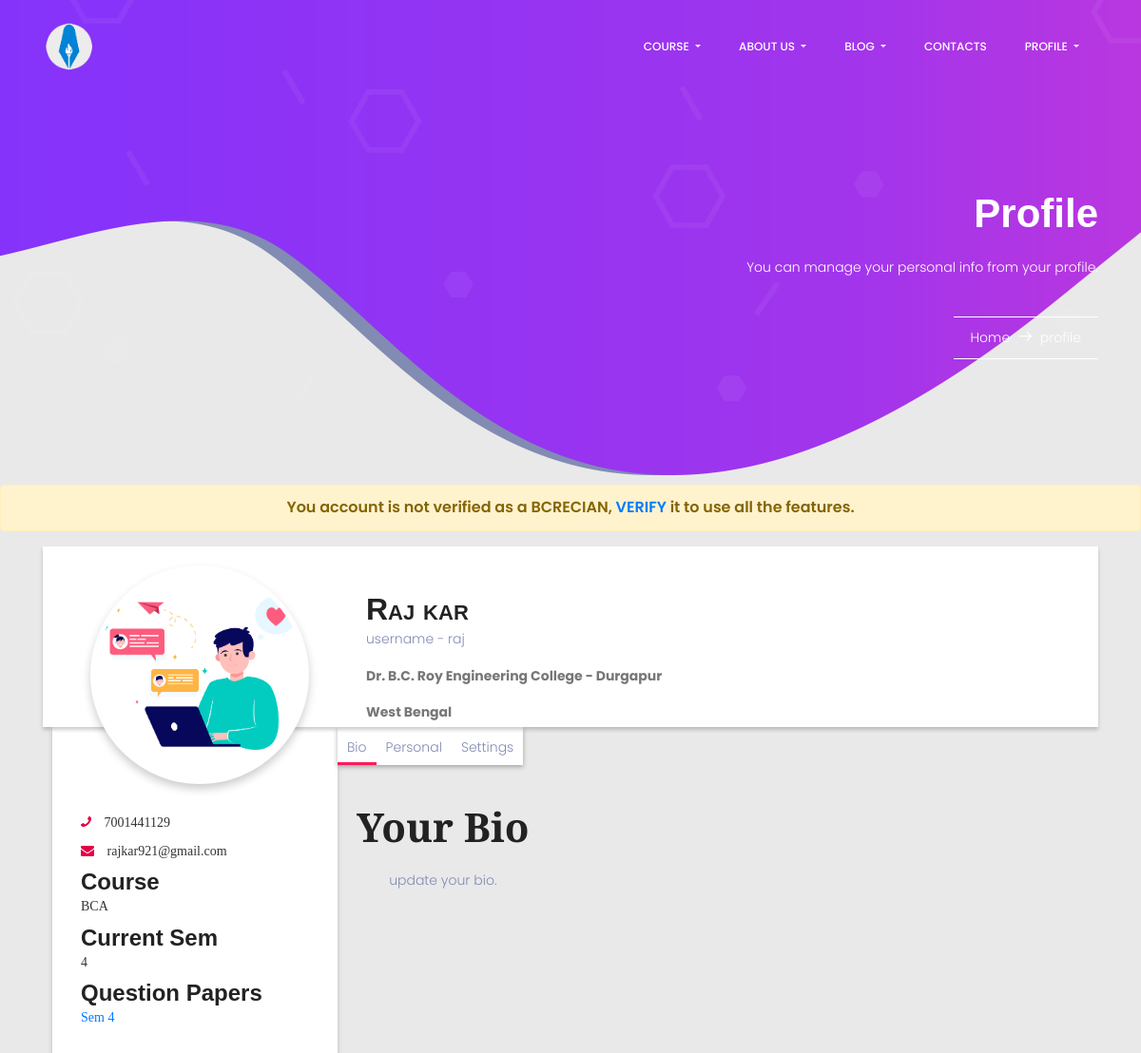
Page /profile/ (signed in, upper part) on the earlier database version.
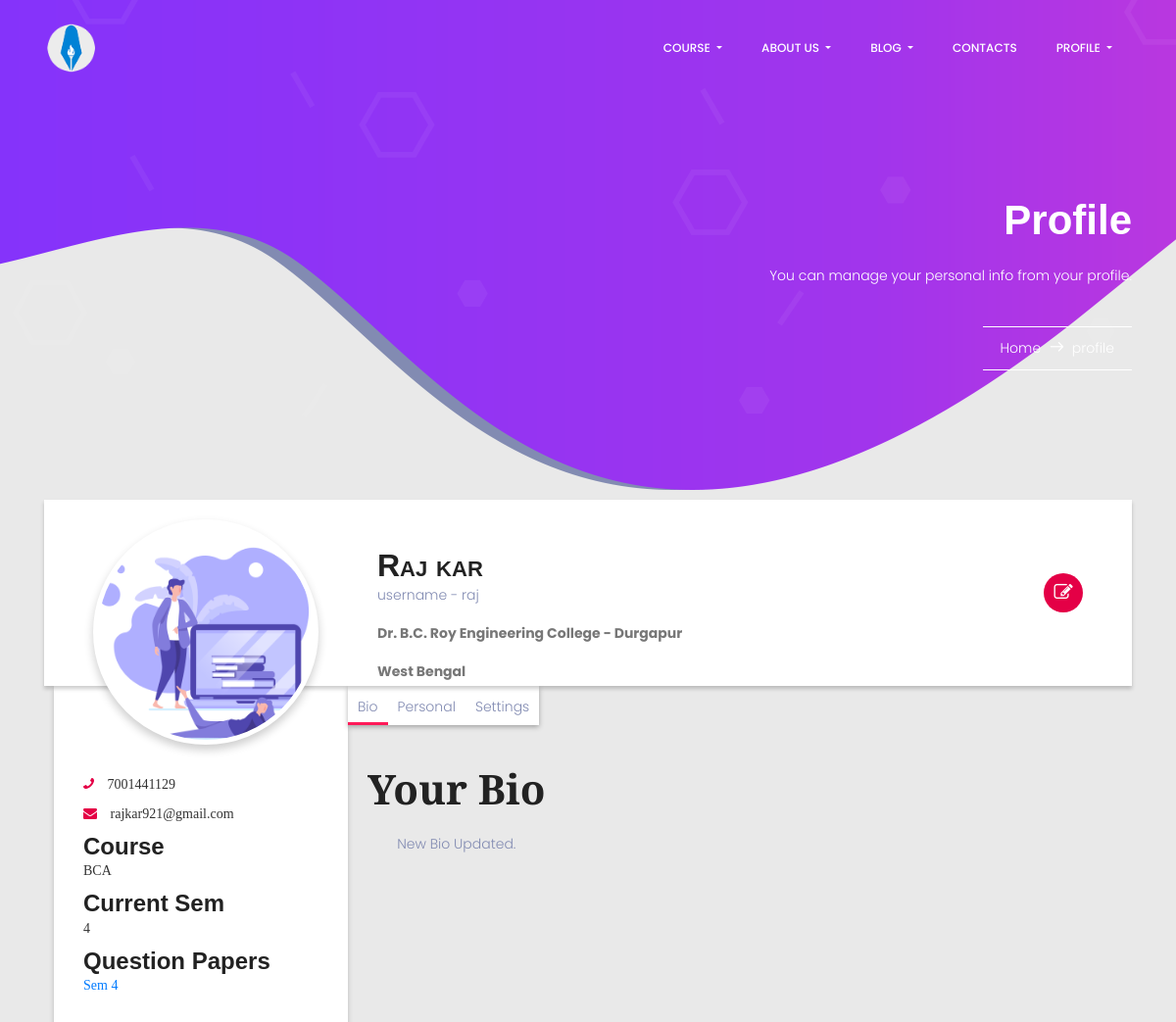
Same page on the later database version.
### home/models.py (models this page shows, shortened)
class UserProfileInfo(models.Model):
    user = models.OneToOneField(User, on_delete=models.CASCADE)
    is_verify = models.BooleanField(default=False)
    is_bcrecian = models.BooleanField(default=False)
    autogen_otp = models.IntegerField()
    name = models.CharField(max_length=20, blank=True)
    phone_number = models.CharField(
        max_length=20, default="")
    college_name = models.CharField(
        max_length=200, default="Dr. B.C. Roy Engineering College - Durgapur")
    state = models.CharField(max_length=50, default="West Bengal")
    profile_pic = models.ImageField(upload_to='profile_pics', blank=True)
    course = models.CharField(
        max_length=10, choices=Course_CHOICES, default='BCA')
    Semester = models.IntegerField(choices=Sem_CHOICES, default=1)
    bio = models.TextField(default="Update Your Bio")
    portfolio_site = models.URLField(blank=True, default="")
    upload_cv = models.FileField(upload_to="user_cvs", blank=True)

### home/views.py (the view)
# urls.py: path('profile/', views.profile, name="profilePage"),
@login_required(login_url='/login/')
def profile(request):
    return render(request, 'home/profile.html', {
        'profile': UserProfileInfo.objects.filter(user=request.user).first()
    })

### templates/home/profile.html (shortened to what this page needs)
{% extends 'basic.html' %}
{% block banner %}
<section class="banner-area">
    <div class="container">
        <div class="row justify-content-center align-items-center">
            <div class="col-lg-12 banner-right">
                <h1 class="text-white">
                    Profile
                </h1>
                <p class="mx-auto text-white  mt-20 mb-40">
                    You can manage your personal info from your profile.
                </p>
                <div class="link-nav">
                    <span class="box">
                        <a href="/">Home </a>
                        <i class="lnr lnr-arrow-right"></i>
                        <a href="/profile/">profile</a>
                    </span>
                </div>
            </div>
        </div>
    </div>
</section>
{% endblock banner %}
{% block body %}
{% if not profile.is_bcrecian %}
<div class="alert alert-warning warning" role="alert">
    You account is not verified as a BCRECIAN, <a href="">VERIFY</a> it to use all the features.
</div>
{% endif %}
<div class="container">
    <div class="profile-header">
        <div class="profile-img">
            {% if profile.is_bcrecian %}
            {% if  profile.profile_pic %}
            <a href="/{{profile.autogen_otp}}/update-image/"><img src="/media/{{profile.profile_pic}}" width="200" alt="Profile Image" data-bs-toggle="tooltip" data-bs-placement="top" title="Click to change profile picture" ></a>
            {% else %}
            <a href="/{{profile.autogen_otp}}/update-image/"><img src="/media/pofile_pics/default.jpg" width="200" alt="Profile Image" data-bs-toggle="tooltip" data-bs-placement="top" title="Click to change profile picture"></a>
            {% endif %}
            {% else %}
            <img src="/media/pofile_pics/default.jpg" width="200" alt="Profile Image">
            {% endif %}
        </div>
        <div class="profile-nav-info">
            {% if profile.name %}
            <h3 class="user-name">{{ profile.name }} </h3>
            <p> username - {{ user }}</p>
            {% else %}
            <h3 class="user-name">{{ user }} </h3>
            {% endif %}
            <div class="address">
                <p id="state" class="state">{{ profile.college_name }}</p>
            </div>
            <div style="padding-bottom: 1rem;" class="address">
                <span id="country" class="country">{{ profile.state }}</span>
            </div>
        </div>
        {% if profile.is_bcrecian %}
        <a class="btn profile-option" href="/{{profile.autogen_otp}}/update-profile/">
            <div class="notification">
                <i class="fa fa-edit"></i>
            </div>
        </a>
        {% endif %}
    </div>
    <div class="main-bd">
        <div class="left-side">
            <div class="profile-side">
                <p class="mobile-no"><i class="fa fa-phone"></i> {{ profile.phone_number }}</p>
                <p class="user-mail"><i class="fa fa-envelope"></i> {{ user.email }}</p>
                <div class="user-bio">
                    <h3>Course</h3>
                    <p class="bio">
                        {{ profile.course|upper }}
                    </p>
                    <h3>Current Sem</h3>
                    <p class="bio">
                        {{ profile.Semester }}
                    </p>
                    <h3>Question Papers</h3>
                    <p class="bio">
                        <a href="/courses/{{profile.course|lower}}/{{profile.Semester}}">Sem {{ profile.Semester }}</a>
                    </p>
                </div>
            </div>
        </div>
        <div class="right-side">
            <div class="nav">
                <ul>
                    <li onclick="tabs(0)" class="user-post active">Bio</li>
                    <li onclick="tabs(1)" class="user-review">Personal</li>
                    <li onclick="tabs(2)" class="user-setting"> Settings</li>
                </ul>
            </div>
            <div class="profile-body">
                <div class="profile-posts tab">
                    <h1>Your Bio</h1>
                    <p>{{ profile.bio }}</p>
                </div>
            </div>
        </div>
    </div>
</div>
{% endblock body %}

### templates/basic.html (shortened to what this page needs)
{% load widget_tweaks %}
<!DOCTYPE html>
<html lang="zxx" class="no-js">
<head>
  <link href="https://cdn.jsdelivr.net/npm/bootstrap@5.0.0-beta3/dist/css/bootstrap.min.css" rel="stylesheet">
  <link rel="stylesheet" href="/static/css/linearicons.css" />
  <link rel="stylesheet" href="/static/css/font-awesome.min.css" />
  <link rel="stylesheet" href="/static/css/bootstrap.css" />
  <link rel="stylesheet" href="/static/css/magnific-popup.css" />
  <link rel="stylesheet" href="/static/css/owl.carousel.css" />
  <link rel="stylesheet" href="/static/css/nice-select.css">
  <link rel="stylesheet" href="/static/css/hexagons.min.css" />
  <link rel="stylesheet" href="https://cdn.jsdelivr.net/themify-icons/0.1.2/css/themify-icons.css" />
  <link rel="stylesheet" href="/static/css/main.css" />
</head>
<body>
  <header class="default-header">
    <nav class="navbar navbar-expand-lg  navbar-light">
      <div class="container">
        <a class="navbar-brand" href="/">
          <img class="logo" src="/static/img/logo.png" alt="" />
        </a>
        <div class="collapse navbar-collapse justify-content-end align-items-center" id="navbarSupportedContent">
          <ul class="navbar-nav">
            <li class="dropdown">
              <a class="dropdown-toggle" href="#" data-toggle="dropdown">
                Course
              </a>
            </li>
            <li class="dropdown">
              <a class="dropdown-toggle" href="#" data-toggle="dropdown">
                About Us
              </a>
            </li>
            <li class="dropdown">
              <a class="dropdown-toggle" href="#" data-toggle="dropdown">
                Blog
              </a>
            </li>
            <li><a href="/contact">Contacts</a></li>
            {% if user.is_authenticated %}
            <li class="dropdown">
              <a class="dropdown-toggle" href="#" data-toggle="dropdown">
                Profile
              </a>
            </li>
            {% else %}
              <li><a href="/login">Login</a></li>
            {% endif %}
          </ul>
        </div>
      </div>
    </nav>
  </header>
  {% block banner %} {% endblock banner %}
  {% block body %} {% endblock body %}
</body>
</html>

### static/css/main.css (style rules this page uses)
body { color: #828bb2; font-family: "Roboto", sans-serif; font-size: 14px; font-weight: 300; line-height: 1.625em; position: relative; }
ol, ul { margin: 0; padding: 0; list-style: none; }
a { -webkit-transition: all 0.3s ease 0s; -moz-transition: all 0.3s ease 0s; -o-transition: all 0.3s ease 0s; transition: all 0.3s ease 0s; }
a, a:focus, a:hover { text-decoration: none; outline: 0; }
.btn i, .btn-large i, .btn-floating i, .btn-large i, .btn-flat i { font-size: 1em; line-height: inherit; }
h1, h2, h3, h4, h5, h6 { font-family: "Montserrat", sans-serif; color: #222222; line-height: 1.2em; margin-bottom: 0; margin-top: 0; font-weight: 700; }
h1, .h1 { font-size: 36px; }
h3, .h3 { font-size: 24px; }
.mt-20 { margin-top: 20px; }
.mb-40 { margin-bottom: 40px; }
.text-white { color: #fff; }
.default-header { width: 100% !important; -webkit-transition: all 0.3s ease 0s; -moz-transition: all 0.3s ease 0s; -o-transition: all 0.3s ease 0s; transition: all 0.3s ease 0s; }
.default-header { position: absolute; top: 0; left: 0; width: 100%; z-index: 9; }
.navbar { padding: 25px 15px; }
.navbar-nav li a { text-transform: uppercase; font-size: 12px; font-weight: 500; color: #fff; padding: 20px; }
.banner-area { background: url(../img/banner-bg.png) no-repeat center; background-position: right; min-height: 510px; }
.banner-right { margin-top: 200px; text-align: right; }
.banner-right .box { border-top: 1px solid #fff; border-bottom: 1px solid #fff; padding: 10px 18px; display: inline-block; }
.banner-right .box i { color: #fff; font-size: 14px; margin: 5px; font-weight: 600; }
.banner-right .box a { color: #fff; font-size: 14px; -webkit-transition: all 0.3s ease 0s; -moz-transition: all 0.3s ease 0s; -o-transition: all 0.3s ease 0s; transition: all 0.3s ease 0s; }
h1 { font-size: 42px; }
h3 { font-size: 24px; }
h1, h2, h3, h4, h5, h6 { line-height: 1.2em; }
.navbar { padding: 1rem; }
.logo { width: 7vh; }

### templates/home/profile.html (style rules this page uses)
* { padding: 0; margin: 0; box-sizing: border-box; }
body { background: #e9e9e9; overflow-x: hidden; font-family: "Poppins", sans-serif; }
.profile-header { background: #fff; width: 100%; display: flex; height: 190px; position: relative; box-shadow: 0px 3px 4px rgba(0, 0, 0, 0.2); }
.profile-img { float: left; width: 340px; height: 200px; }
.profile-img img { border-radius: 50%; height: 230px; width: 230px; border: 5px solid #fff; box-shadow: 0px 5px 10px rgba(0, 0, 0, 0.2); position: absolute; left: 50px; top: 20px; z-index: 5; background: #fff; }
.profile-nav-info { float: left; display: flex; flex-direction: column; justify-content: center; padding-top: 60px; }
.profile-nav-info h3 { font-variant: small-caps; font-size: 2rem; font-family: sans-serif; font-weight: bold; }
.profile-nav-info .address { display: flex; font-weight: bold; color: #777; }
.profile-nav-info .address p { margin-right: 5px; }
.profile-option { width: 40px; height: 40px; position: absolute; right: 50px; top: 50%; transform: translateY(-50%); border-radius: 50%; display: flex; justify-content: center; align-items: center; cursor: pointer; transition: all 0.5s ease-in-out; outline: none; background: #e40046; }
.profile-option .notification i { color: #fff; font-size: 1.2rem; transition: all 0.5s ease-in-out; }
.main-bd { width: 100%; display: flex; padding-right: 15px; }
.profile-side { width: 300px; background: #fff; box-shadow: 0px 3px 5px rgba(0, 0, 0, 0.2); padding: 90px 30px 20px; font-family: "Bree Serif", serif; margin-left: 10px; z-index: 99; }
.profile-side p { margin-bottom: 7px; color: #333; font-size: 14px; }
.profile-side p i { color: #e40046; margin-right: 10px; }
.mobile-no i { transform: rotateY(180deg); color: #e40046; }
.nav { width: 100%; z-index: -1; }
.nav ul { display: flex; justify-content: space-around; list-style-type: none; height: 40px; background: #fff; box-shadow: 0px 2px 5px rgba(0, 0, 0, 0.3); }
.nav ul li { padding: 10px; width: 100%; cursor: pointer; text-align: center; transition: all 0.2s ease-in-out; }
.nav ul li:hover, .nav ul li.active { box-shadow: 0px -3px 0px rgba(288, 0, 70, 0.9) inset; }
.profile-body { width: 100%; z-index: -1; }
.tab { display: none; }
.tab { padding: 20px; width: 100%; text-align: center; }
.tab h1 { font-family: "Bree Serif", sans-serif; display: flex; justify-content: center; margin: 20px auto; }

Differences in the rows shown:
changed UserProfileInfo "Raj kar": profile_pic: picture added; autogen_otp 0 → 447459 (drawn); is_bcrecian False → True (drawn); bio "update your bio." → "New Bio Updated."
Other differences:
text no longer shown: "You account is not verified as a BCRECIAN, VERIFY it to use all the features."
